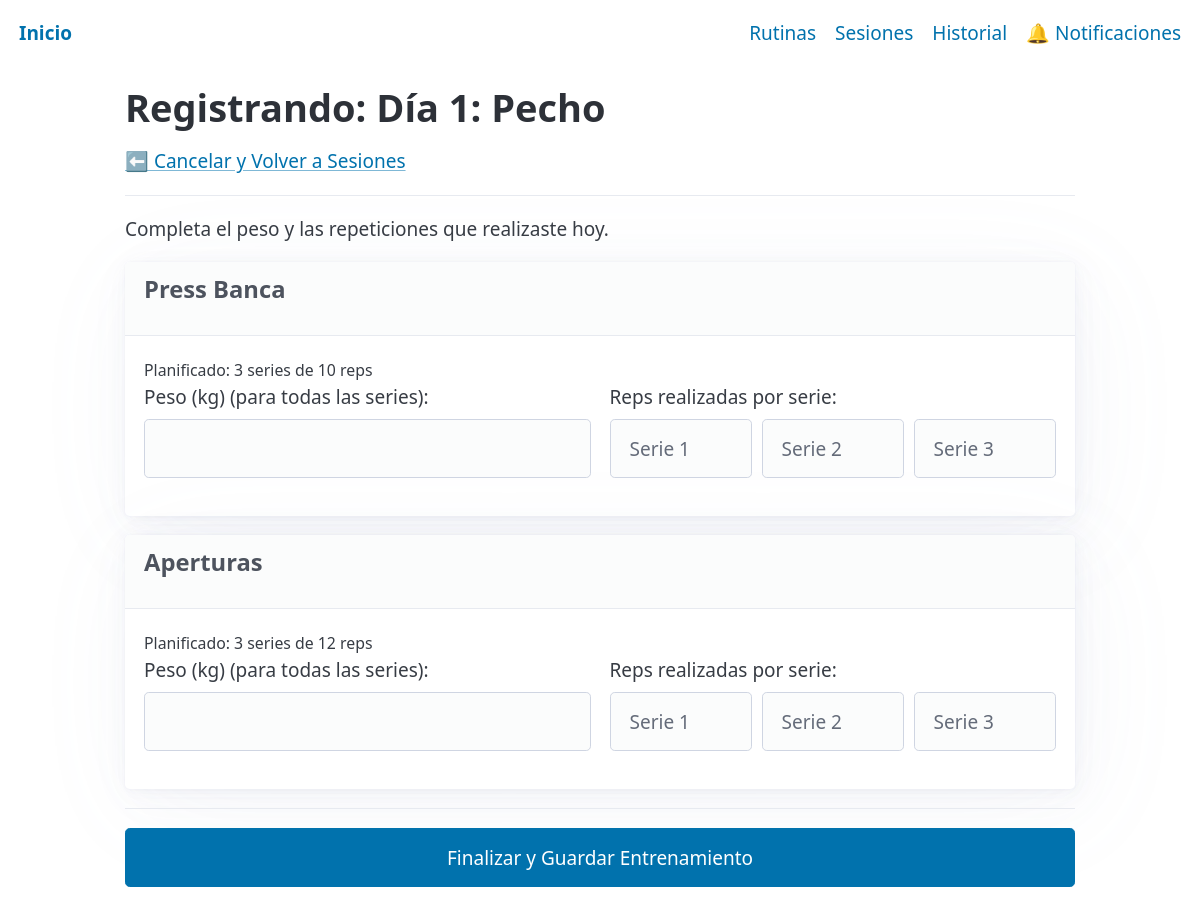
The app's page /track/session/8 (signed in) with its own data.
### app/models/fitness.py (models this page shows)
class Session(Base):
    __tablename__ = "sessions"
    id = Column(Integer, primary_key=True, index=True)
    session_name = Column(String, nullable=False)
    creator_id = Column(Integer, ForeignKey("users.id"))
    creator = relationship("User", back_populates="created_sessions")
    routines = relationship(
        "Routine", secondary=routines_sessions, back_populates="sessions"
    )
    exercises = relationship(
        "Exercise", back_populates="session", cascade="all, delete-orphan"
    )
    session_logs = relationship(
        "SessionLog", back_populates="session", cascade="all, delete-orphan"
    )

class Exercise(Base):
    __tablename__ = "exercises"
    id = Column(Integer, primary_key=True)
    session_id = Column(Integer, ForeignKey("sessions.id"))
    exercise_name = Column(String)
    target_sets = Column(Integer)
    target_reps = Column(Integer)
    target_weight = Column(Float, nullable=True)
    session = relationship("Session", back_populates="exercises")
    primary_muscles = Column(JSON)  # e.g., ["pecho", "tríceps"]
    secondary_muscles = Column(JSON)  # e.g., ["hombros"]
    logs = relationship("ExerciseLog", back_populates="exercise")

### app/api/routes/tracker.py (the view)
@router.get("/session/{session_id}", response_class=HTMLResponse)
def start_session_tracking(
    request: Request,
    session_id: int,
    db: Session = Depends(get_db),
    current_user: User = Depends(get_current_user),
):
    session = (
        db.query(FitnessSession)
        .options(joinedload(FitnessSession.exercises))
        .filter(FitnessSession.id == session_id)
        .first()
    )
    if not session:
        raise HTTPException(
            status_code=404, detail="Sesión no encontrada o no te pertenece"
        )
    is_creator = session.creator_id == current_user.id
    has_purchased_access = (
        db.query(Purchase.id)
        .join(Plan, Plan.id == Purchase.plan_id)
        .join(plans_routines, plans_routines.c.plan_id == Plan.id)
        .join(Routine, Routine.id == plans_routines.c.routine_id)
        .join(routines_sessions, routines_sessions.c.routine_id == Routine.id)
        .filter(Purchase.user_id == current_user.id)
        .filter(routines_sessions.c.session_id == session_id)
        .first()
    )  # .first() es más rápido, solo nos importa si existe (1) o no (None)
    if not is_creator and not has_purchased_access:
        raise HTTPException(
            status_code=404, detail="Sesión no encontrada o no te pertenece"
        )
    return templates.TemplateResponse(
        "track_session.html", {"request": request, "session": session}
    )

### app/templates/track_session.html (shortened to what this page needs)
{% extends "base.html" %}
{% block content %}
<div style="display: flex; justify-content: space-between; align-items: center;">
    <h1>Registrando: {{ session.session_name }}</h1>
</div>
<a href="/sessions">⬅ Cancelar y Volver a Sesiones</a>
<hr>
<p>Completa el peso y las repeticiones que realizaste hoy.</p>
<form action="/track/log_session" method="post">
    {% for ex in session.exercises %}
    <article>
        <header>
            <h4>{{ ex.exercise_name }}</h4>
        </header>
        <small>Planificado: {{ ex.target_sets }} series de {{ ex.target_reps }} reps</small>
        <div class="grid">
            <div>
                <label for="exercise.{{ ex.id }}.weight">Peso (kg) (para todas las series):</label>
                <input typeid="exercise.{{ ex.id }}.weight" type="number" step="0.1" name="exercise.{{ ex.id }}.weight" required>
            </div>
            <div>
                <label for="exercise.{{ ex.id }}.reps">Reps realizadas por serie:</label>
                <div class="grid" style="grid-template-columns: repeat(auto-fit, minmax(100px, 1fr)); gap: 0.5rem;">
                {% for i in range(1, ex.target_sets + 1) %}
                    <div>
                        <input type="number"
                               name="exercise.{{ ex.id }}.reps"
                               placeholder="Serie {{ i }}"
                               aria-label="Reps Serie {{ i }}"
                               required>
                    </div>
                {% endfor %}
                </div>
            </div>
        </div>
    </article>
    {% endfor %}
    <hr>
    <button type="submit">Finalizar y Guardar Entrenamiento</button>
</form>
{% endblock %}

### records on screen
Exercise: exercise_name "Press Banca", target_sets "3", target_reps "10"
Exercise: exercise_name "Aperturas", target_sets "3", target_reps "12"

### other values on screen
{{ session.session_name }} "Día 1: Pecho"
